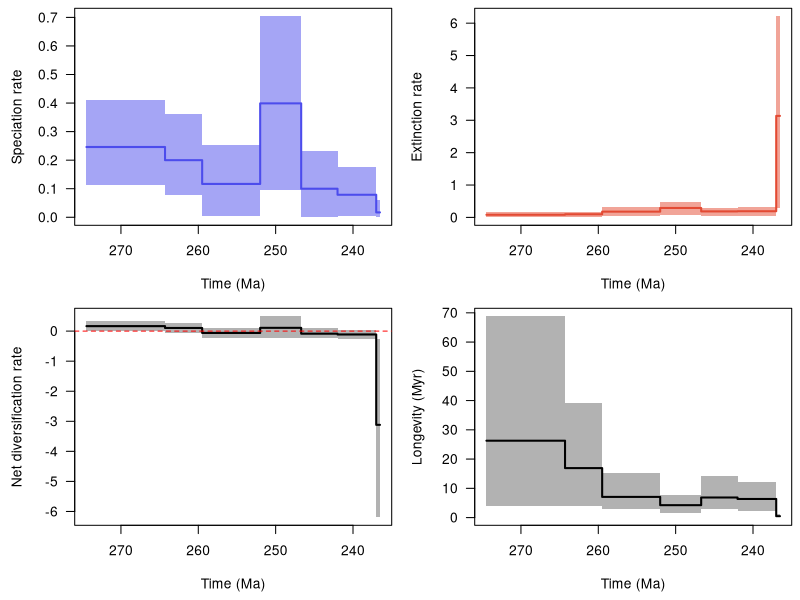

Write the R code that produced this figure.
pdf(file='C:/Users/SimoesLabAdmin/Documents/BDNN_Arielli/updated_occurrence_analyses/model_4/reptilia_terr/combined_10_RTT.pdf', width = 9, height = 6, useDingbats = FALSE)

layout(matrix(1:4, ncol = 2, nrow = 2, byrow = TRUE))
par(las = 1, mar = c(4.5, 4.5, 0.5, 0.5))
time_vec=c(274.4596710205078, 264.30001,264.3,259.50001,259.5,252.00001,252.0,246.70001,246.7,242.00001,242.0,237.00001,237.0,236.51525115966797)
sp_mean=c(0.246107179644839, 0.246107179644839,0.19993097326584672,0.19993097326584672,0.11671211107647715,0.11671211107647715,0.39886296884373124,0.39886296884373124,0.09991640553607506,0.09991640553607506,0.07885995729420744,0.07885995729420744,0.01706801845777163,0.01706801845777163)
sp_lwr=c(0.11338418112818437, 0.11338418112818437,0.07672917537444929,0.07672917537444929,0.0035598307516014243,0.0035598307516014243,0.09439234862558588,0.09439234862558588,0.001815260866193204,0.001815260866193204,0.003861288217096594,0.003861288217096594,1.2631682826339032e-05,1.2631682826339032e-05)
sp_upr=c(0.41052416044399953, 0.41052416044399953,0.36101900514539603,0.36101900514539603,0.251610046611672,0.251610046611672,0.7036849008621109,0.7036849008621109,0.23193242441287304,0.23193242441287304,0.1767314103956213,0.1767314103956213,0.06130392205582725,0.06130392205582725)
ex_mean=c(0.08104255639426394, 0.08104255639426394,0.09636434231051229,0.09636434231051229,0.1779397296173656,0.1779397296173656,0.29083724250837717,0.29083724250837717,0.1852424393885146,0.1852424393885146,0.19105284677382037,0.19105284677382037,3.1357819753223266,3.1357819753223266)
ex_lwr=c(0.004057314018002598, 0.004057314018002598,0.00426922820358882,0.00426922820358882,0.05446269858616044,0.05446269858616044,0.07539147520465307,0.07539147520465307,0.057898647329423125,0.057898647329423125,0.05063387960198909,0.05063387960198909,0.2957143214697784,0.2957143214697784)
ex_upr=c(0.16240175483402536, 0.16240175483402536,0.17137048782626368,0.17137048782626368,0.30818498811435613,0.30818498811435613,0.4782479105821043,0.4782479105821043,0.2964838741144653,0.2964838741144653,0.31948194357081194,0.31948194357081194,6.2107243468957885,6.2107243468957885)
div_mean=c(0.16506462325057494, 0.16506462325057494,0.10356663095533448,0.10356663095533448,-0.06122761854088859,-0.06122761854088859,0.10802572633535361,0.10802572633535361,-0.08532603385243974,-0.08532603385243974,-0.1121928894796131,-0.1121928894796131,-3.118713956864559,-3.118713956864559)
div_lwr=c(0.002910922043741937, 0.002910922043741937,-0.06533600952984926,-0.06533600952984926,-0.2299219549720924,-0.2299219549720924,-0.22549109787971186,-0.22549109787971186,-0.23012659477938763,-0.23012659477938763,-0.2579556603765815,-0.2579556603765815,-6.192440636154233,-6.192440636154233)
div_upr=c(0.3470804444989656, 0.3470804444989656,0.2706202843434187,0.2706202843434187,0.1180721158769282,0.1180721158769282,0.4910300562154378,0.4910300562154378,0.09345542784103147,0.09345542784103147,0.044419057159716,0.044419057159716,-0.26216001355110186,-0.26216001355110186)
long_mean=c(26.286826472997664, 26.286826472997664,16.913290863990785,16.913290863990785,7.066384706020355,7.066384706020355,4.246512283205986,4.246512283205986,6.858153613805771,6.858153613805771,6.36577543258667,6.36577543258667,0.48048200453072787,0.48048200453072787)
long_lwr=c(3.8862497806549072, 3.8862497806549072,3.988930225372314,3.988930225372314,2.8408796787261963,2.8408796787261963,1.7240321636199951,1.7240321636199951,2.8093576431274414,2.8093576431274414,2.1848526000976562,2.1848526000976562,0.10866697877645493,0.10866697877645493)
long_upr=c(68.79881286621094, 68.79881286621094,39.21065139770508,39.21065139770508,15.313091278076174,15.313091278076174,7.675589084625243,7.675589084625243,14.236680030822752,14.236680030822752,12.273094177246094,12.273094177246094,1.1732453107833862,1.1732453107833862)
xlim = c(274.4596710205078, 236.51525115966797)
ylim = c(1.2631682826339032e-05, 0.7036849008621109)
not_NA = !is.na(sp_mean)
plot(time_vec[not_NA], sp_mean[not_NA], type = 'n', xlim = xlim, ylim = ylim, xlab = 'Time (Ma)', ylab = 'Speciation rate')
polygon(c(time_vec[not_NA], rev(time_vec[not_NA])), c(sp_lwr[not_NA], rev(sp_upr[not_NA])), col = adjustcolor('#4c4cec', alpha = 0.5), border = NA)
lines(time_vec[not_NA], sp_mean[not_NA], col = '#4c4cec', lwd = 2)
ylim = c(0.004057314018002598, 6.2107243468957885)
not_NA = !is.na(ex_mean)
plot(time_vec[not_NA], ex_mean[not_NA], type = 'n', xlim = xlim, ylim = ylim, xlab = 'Time (Ma)', ylab = 'Extinction rate')
polygon(c(time_vec[not_NA], rev(time_vec[not_NA])), c(ex_lwr[not_NA], rev(ex_upr[not_NA])), col = adjustcolor('#e34a33', alpha = 0.5), border = NA)
lines(time_vec[not_NA], ex_mean[not_NA], col = '#e34a33', lwd = 2)
ylim = c(-6.192440636154233, 0.4910300562154378)
not_NA = !is.na(div_mean)
plot(time_vec[not_NA], div_mean[not_NA], type = 'n', xlim = xlim, ylim = ylim, xlab = 'Time (Ma)', ylab = 'Net diversification rate')
polygon(c(time_vec[not_NA], rev(time_vec[not_NA])), c(div_lwr[not_NA], rev(div_upr[not_NA])), col = adjustcolor('black', alpha = 0.3), border = NA)
lines(time_vec[not_NA], div_mean[not_NA], col = 'black', lwd = 2)
abline(h = 0, col = 'red', lty = 2)
ylim = c(0.10866697877645493, 68.79881286621094)
not_NA = !is.na(long_mean)
plot(time_vec[not_NA], long_mean[not_NA], type = 'n', xlim = xlim, ylim = ylim, xlab = 'Time (Ma)', ylab = 'Longevity (Myr)')
polygon(c(time_vec[not_NA], rev(time_vec[not_NA])), c(long_lwr[not_NA], rev(long_upr[not_NA])), col = adjustcolor('black', alpha = 0.3), border = NA)
lines(time_vec[not_NA], long_mean[not_NA], col = 'black', lwd = 2)
dev.off()
